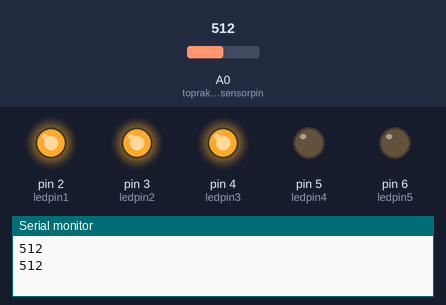
Simulated run of this sketch. Board: Arduino Uno, built with avr-gcc and run on an emulated ATmega328P. On the bench: output pins drawn as LEDs (lit = HIGH), the last lines printed to the serial monitor. The inputs (shaded band) are chosen by the test bench; at power-on: A0 (topraknemsensorpin) = 512.

Above: at 1.8 s.
1.9 s: A0 (topraknemsensorpin) set to 422
3.4 s: A0 (topraknemsensorpin) set to 401
At 5.2 s:
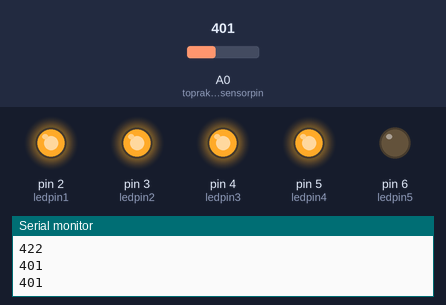
5.5 s: A0 (topraknemsensorpin) set to 265
7.2 s: A0 (topraknemsensorpin) set to 242
At 8.3 s:
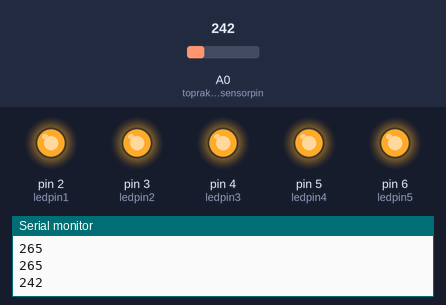
9.5 s: A0 (topraknemsensorpin) set to 625
At 11.1 s:
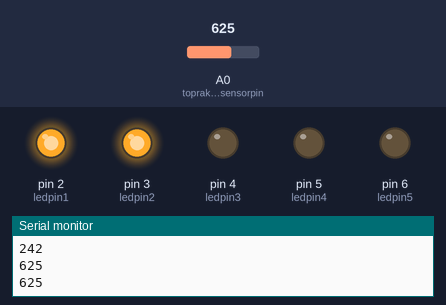
11.5 s: A0 (topraknemsensorpin) set to 597
At 12.6 s:
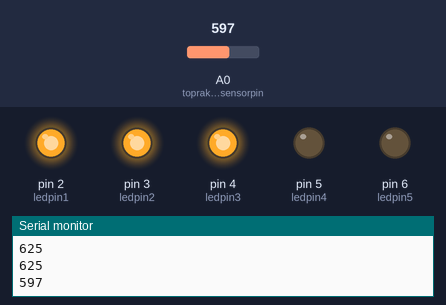
Timing chart, 0 to 14.5 s (numbered marks = the images above; inputs shaded):
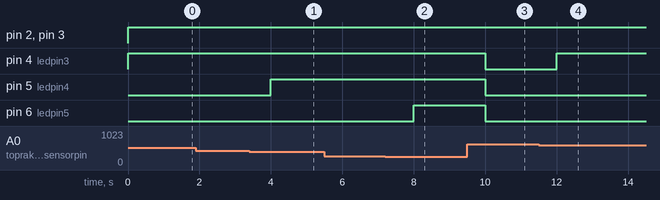

The sketch:

3.9.1._Toprak_Nem_sensoru.ino
```cpp
//led pinleri ve sensör pini tanımlanır.
int ledpin1 = 2;
int ledpin2 = 3;
int ledpin3 = 4;
int ledpin4 = 5;
int ledpin5 = 6;
int topraknemsensorpin = 0;

void setup() {
// Seri iletişim başlatılır.
Serial.begin(9600);
// LED pinleri çıkış olarak tanımlanır.
pinMode(ledpin1, OUTPUT);
pinMode(ledpin2, OUTPUT);
pinMode(ledpin3, OUTPUT);
pinMode(ledpin4, OUTPUT);
pinMode(ledpin5, OUTPUT);
}

void loop() {
// Analog A0 çıkışından okunan sayısal büyüklük, deger isimli değişkene atanır.
int deger = analogRead(topraknemsensorpin);
Serial.println(deger); // Okunan değer seri port ekranına yazdırılır.

if (deger >= 820)//okunan değer 820 analog değerden büyükse sadece 1 adet yeşil LED yanar.
{
digitalWrite(ledpin1, HIGH);
digitalWrite(ledpin2, LOW);
digitalWrite(ledpin3, LOW);
digitalWrite(ledpin4, LOW);
digitalWrite(ledpin5, LOW);
}
else if (deger >= 615  && deger < 820)//değer bu aralıkta ise 2 adet yeşil LED yanar.
{
digitalWrite(ledpin1, HIGH);
digitalWrite(ledpin2, HIGH);
digitalWrite(ledpin3, LOW);
digitalWrite(ledpin4, LOW);
digitalWrite(ledpin5, LOW);
}
else if (deger >= 410 && deger < 615) //değer bu aralıkta ise 3 adet yeşil LED yanar.
{
digitalWrite(ledpin1, HIGH);
digitalWrite(ledpin2, HIGH);
digitalWrite(ledpin3, HIGH);
digitalWrite(ledpin4, LOW);
digitalWrite(ledpin5, LOW);
}
else if (deger >= 250 && deger < 410)//değer bu aralıkta ise 3 adet yeşil ve sarı LED yanar.
{
digitalWrite(ledpin1, HIGH);
digitalWrite(ledpin2, HIGH);
digitalWrite(ledpin3, HIGH);
digitalWrite(ledpin4, HIGH);
digitalWrite(ledpin5, LOW);
}
else if (deger >= 0 && deger < 250) //değer bu aralıkta ise tüm LEDler yanar.
{
digitalWrite(ledpin1, HIGH);
digitalWrite(ledpin2, HIGH);
digitalWrite(ledpin3, HIGH);
digitalWrite(ledpin4, HIGH);
digitalWrite(ledpin5, HIGH);
}
delay(1000);        // 1sn'de bir okuma gerçekleştirilir.
}
```

Measured:
- the behaviour switches between 410 and 409 on A0 (topraknemsensorpin) (found by bisection; images 0 and 1)
- the behaviour switches between 250 and 249 on A0 (topraknemsensorpin) (found by bisection; images 1 and 2)
- the behaviour switches between 615 and 614 on A0 (topraknemsensorpin) (found by bisection; images 3 and 4)
- after the input at 3.4 s, pin 5 (ledpin4): LOW → HIGH after 0.60 s
- after the input at 7.2 s, pin 6 (ledpin5): LOW → HIGH after 0.80 s
- after the input at 9.5 s, pin 4 (ledpin3), pin 5 (ledpin4), pin 6 (ledpin5): HIGH → LOW after 0.50 s
- after the input at 11.5 s, pin 4 (ledpin3): LOW → HIGH after 0.50 s
